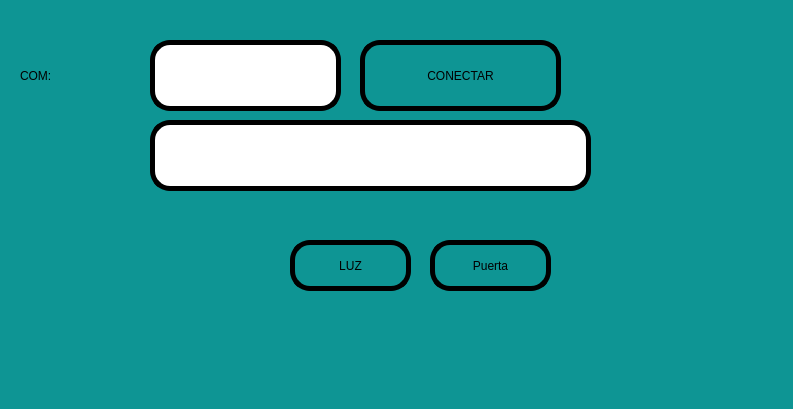
<?xml version="1.0" encoding="UTF-8"?>
<ui version="4.0">
 <class>MainWindow</class>
 <widget class="QMainWindow" name="MainWindow">
  <property name="geometry">
   <rect>
    <x>0</x>
    <y>0</y>
    <width>793</width>
    <height>409</height>
   </rect>
  </property>
  <property name="windowTitle">
   <string>MainWindow</string>
  </property>
  <property name="styleSheet">
   <string notr="true">background-color: rgb(14, 149, 148);
font: 75 18pt &quot;Agency FB&quot;</string>
  </property>
  <widget class="QWidget" name="centralwidget">
   <widget class="QListWidget" name="datos">
    <property name="geometry">
     <rect>
      <x>150</x>
      <y>120</y>
      <width>441</width>
      <height>71</height>
     </rect>
    </property>
    <property name="styleSheet">
     <string notr="true">background-color: rgb(255, 255, 255);
font: 75 18pt &quot;Agency FB&quot;;
border :5px solid black;
border-radius: 20px;</string>
    </property>
   </widget>
   <widget class="QLineEdit" name="txt_com">
    <property name="geometry">
     <rect>
      <x>150</x>
      <y>40</y>
      <width>191</width>
      <height>71</height>
     </rect>
    </property>
    <property name="styleSheet">
     <string notr="true">background-color: rgb(255, 255, 255);
font: 75 18pt &quot;Agency FB&quot;;
border :5px solid black;
border-radius: 20px;</string>
    </property>
   </widget>
   <widget class="QPushButton" name="btn_accion">
    <property name="geometry">
     <rect>
      <x>360</x>
      <y>40</y>
      <width>201</width>
      <height>71</height>
     </rect>
    </property>
    <property name="styleSheet">
     <string notr="true">border :5px solid black;
border-radius: 20px;</string>
    </property>
    <property name="text">
     <string>CONECTAR</string>
    </property>
   </widget>
   <widget class="QLabel" name="label_6">
    <property name="geometry">
     <rect>
      <x>20</x>
      <y>50</y>
      <width>111</width>
      <height>51</height>
     </rect>
    </property>
    <property name="styleSheet">
     <string notr="true">font: 75 24pt &quot;Agency FB&quot;;</string>
    </property>
    <property name="text">
     <string>COM:</string>
    </property>
   </widget>
   <widget class="QPushButton" name="btn_activarLuz">
    <property name="geometry">
     <rect>
      <x>290</x>
      <y>240</y>
      <width>121</width>
      <height>51</height>
     </rect>
    </property>
    <property name="styleSheet">
     <string notr="true">border :5px solid black;
border-radius: 20px;</string>
    </property>
    <property name="text">
     <string>LUZ</string>
    </property>
   </widget>
   <widget class="QPushButton" name="btn_ActivarPuerta">
    <property name="geometry">
     <rect>
      <x>430</x>
      <y>240</y>
      <width>121</width>
      <height>51</height>
     </rect>
    </property>
    <property name="styleSheet">
     <string notr="true">border :5px solid black;
border-radius: 20px;</string>
    </property>
    <property name="text">
     <string>Puerta</string>
    </property>
   </widget>
  </widget>
  <widget class="QMenuBar" name="menubar">
   <property name="geometry">
    <rect>
     <x>0</x>
     <y>0</y>
     <width>793</width>
     <height>34</height>
    </rect>
   </property>
  </widget>
  <widget class="QStatusBar" name="statusbar"/>
 </widget>
 <resources/>
 <connections/>
</ui>
